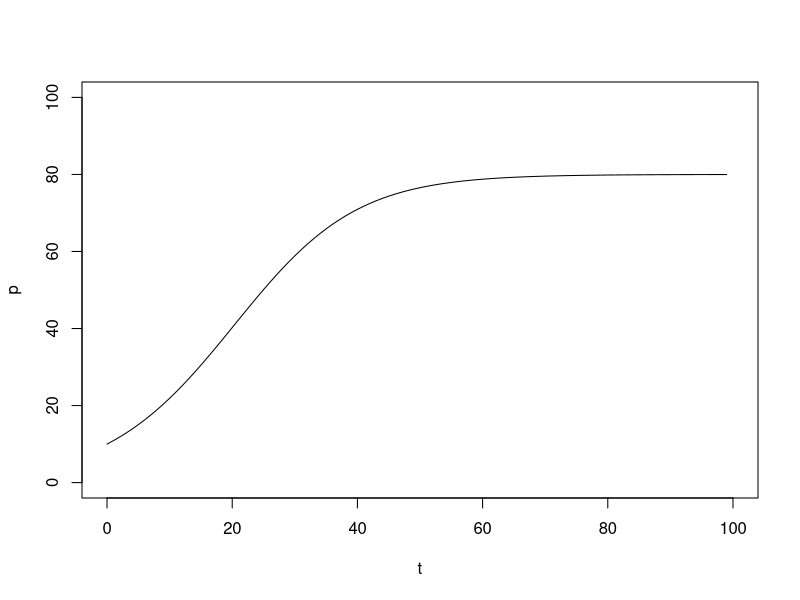

This figure's R source:
#Sophia Bakar
#September 21st, 2020
#Logistic Growth Model Assignment

#constants
r <- 0.1
K <- 80
deltat <- 1
iter <- 100

# Pre-allocation 
p <- array(1000, dim = iter)
t <- p

#initial conditions
p[1] <- 10
t[1] <- 0

for(i in 2:iter){
  t[i] <- t[(i-1)] + deltat
  p[i] <- p[i-1] + (deltat*(r*p[i-1]*((K-p[i-1])/K)))
}


plot(t,p,type = "l", xlim = c(0,100),ylim = c(0,100))

